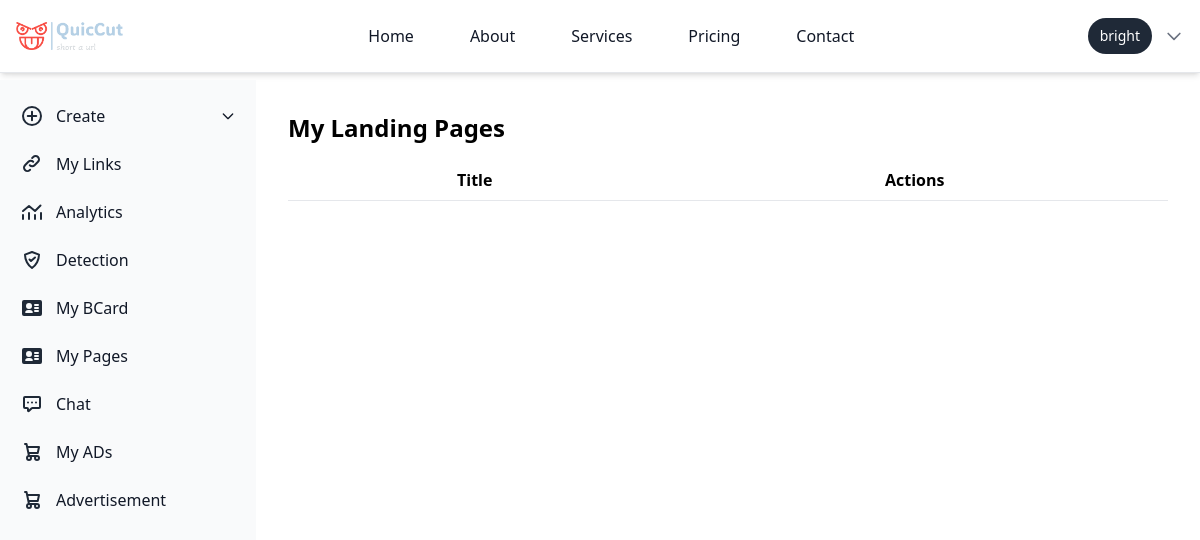
The page /landing/my-pages/ (signed in) on the database as committed earlier.
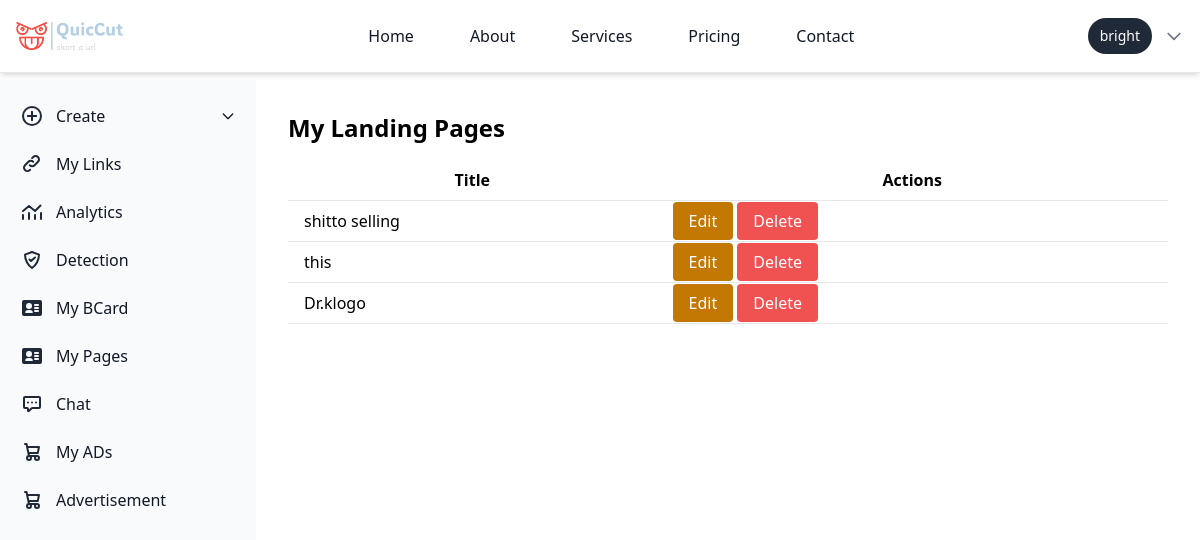
The same page on the database as committed later.
### landing_pages/models.py (models this page shows, shortened)
class LandingPage(models.Model):
    user = models.ForeignKey(User, on_delete=models.CASCADE)
    title = models.CharField(max_length=200)
    description = models.TextField()
    profile_image = models.ImageField(upload_to='profile_images/', blank=True, null=True)
    theme = models.CharField(max_length=50, choices=THEME_CHOICES)
    layout = models.CharField(max_length=50, choices=LAYOUT_CHOICES)
    background_color = models.CharField(max_length=7, default='#ffffff')
    background_image = models.ImageField(upload_to='background_images/', blank=True, null=True)
    text_color = models.CharField(max_length=7, default='#000000')
    font_style = models.CharField(max_length=50, choices=FONT_CHOICES)
    facebook_url = models.URLField(blank=True, null=True)
    twitter_url = models.URLField(blank=True, null=True)
    instagram_url = models.URLField(blank=True, null=True)
    linkedin_url = models.URLField(blank=True, null=True)
    additional_image_1 = models.ImageField(upload_to='additional_images/', blank=True, null=True)
    additional_image_2 = models.ImageField(upload_to='additional_images/', blank=True, null=True)
    additional_image_3 = models.ImageField(upload_to='additional_images/', blank=True, null=True)
    video = models.FileField(upload_to='videos/', blank=True, null=True)
    slug = models.SlugField(unique=True)

### landing_pages/views.py (the view)
# urls.py: path('my-pages/', user_landing_pages_view, name='user_landing_pages'),
@login_required
def user_landing_pages_view(request):
    landing_pages = LandingPage.objects.filter(user=request.user)
    return render(request, 'landing_pages/user_landing_pages.html', {'landing_pages': landing_pages})

### chat/templatetags/chat_tags.py (called while the page is built)
@register.simple_tag
def unread_message_count(user):
    return Message.objects.filter(receiver=user, is_read=False).count()

### templates/landing_pages/user_landing_pages.html
{% extends "basehome/base.html" %}
{% block content %}
<div class="mx-auto p-4 sm:ml-64 mt-20 ml-4 overflow-y-auto max-h-screen">
<div class="container mx-auto p-4">
    <h1 class="text-2xl font-bold mb-4">My Landing Pages</h1>
    <table class="min-w-full bg-white">
        <thead>
            <tr>
                <th class="py-2 px-4 border-b">Title</th>
                <th class="py-2 px-4 border-b">Actions</th>
            </tr>
        </thead>
        <tbody>
            {% for landing_page in landing_pages %}
            <tr>
                <td class="py-2 px-4 border-b">{{ landing_page.title }}</td>
                <td class="py-2 px-4 border-b">
                    <a href="{% url 'update_landing_page' slug=landing_page.slug %}" class="bg-yellow-500 text-white px-4 py-2 rounded">Edit</a>
                    <a href="{% url 'delete_landing_page' slug=landing_page.slug %}" class="bg-red-500 text-white px-4 py-2 rounded">Delete</a>
                </td>
            </tr>
            {% endfor %}
        </tbody>
    </table>
</div>
</div>
{% endblock %}

Rows that differ between the two databases and show on the page:
now on this page (row edited): LandingPage: title "shitto selling"
added LandingPage: title "this"
added LandingPage: title "Dr.klogo"
